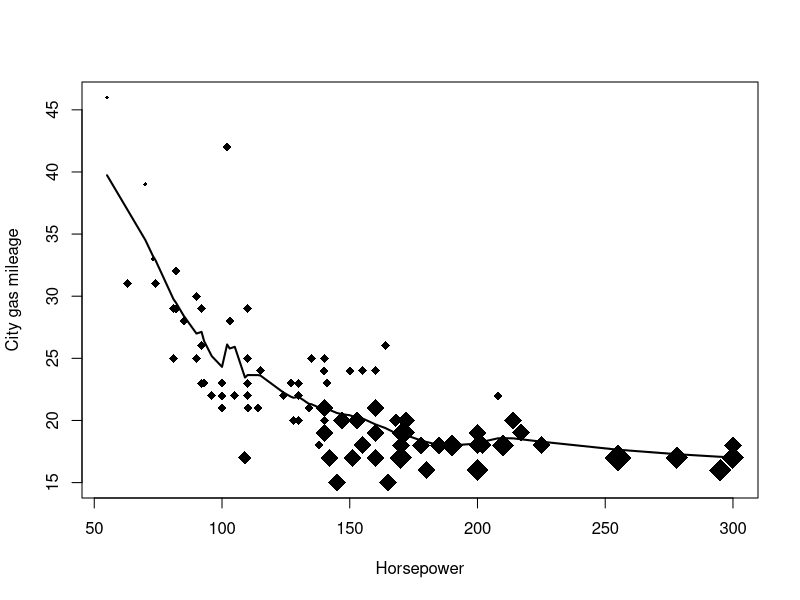

This chart was generated by the following R code:
library(MASS)
library(car)

plot(Cars93$Horsepower, Cars93$MPG.city,
     xlab = "Horsepower", ylab = "City gas mileage",
     pch = 18, cex = 0.6 * as.numeric(Cars93$Cylinders))
smooCurve <- supsmu(Cars93$Horsepower, Cars93$MPG.city)
lines(smooCurve, lwd = 2)